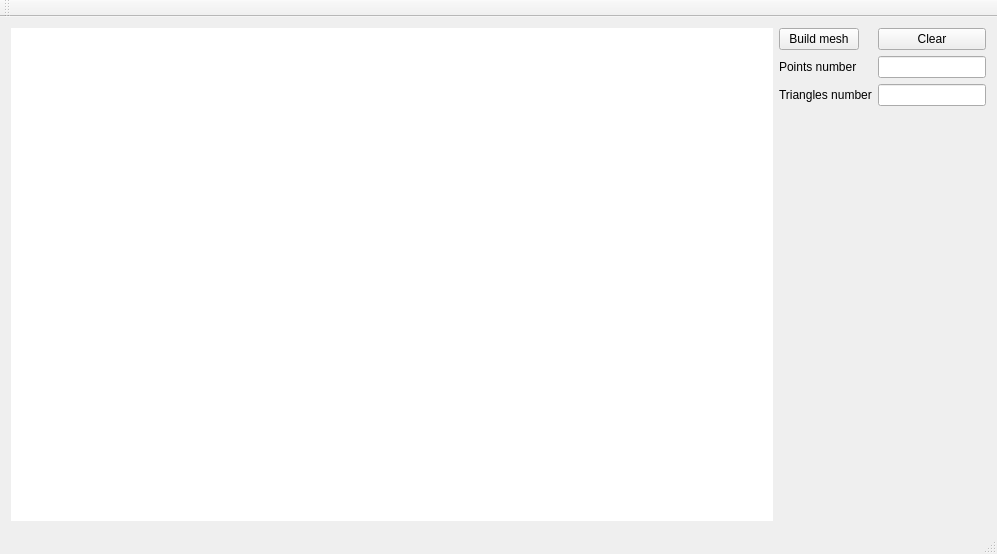
<?xml version="1.0" encoding="UTF-8"?>
<ui version="4.0">
 <class>MainWindow</class>
 <widget class="QMainWindow" name="MainWindow">
  <property name="geometry">
   <rect>
    <x>0</x>
    <y>0</y>
    <width>997</width>
    <height>554</height>
   </rect>
  </property>
  <property name="windowTitle">
   <string>MainWindow</string>
  </property>
  <widget class="QWidget" name="centralWidget">
   <layout class="QHBoxLayout" name="horizontalLayout">
    <item>
     <widget class="QGraphicsView" name="graphicsView">
      <property name="sizePolicy">
       <sizepolicy hsizetype="Expanding" vsizetype="Expanding">
        <horstretch>0</horstretch>
        <verstretch>0</verstretch>
       </sizepolicy>
      </property>
      <property name="cursor" stdset="0">
       <cursorShape>ArrowCursor</cursorShape>
      </property>
      <property name="focusPolicy">
       <enum>Qt::NoFocus</enum>
      </property>
      <property name="layoutDirection">
       <enum>Qt::LeftToRight</enum>
      </property>
      <property name="frameShape">
       <enum>QFrame::NoFrame</enum>
      </property>
      <property name="verticalScrollBarPolicy">
       <enum>Qt::ScrollBarAsNeeded</enum>
      </property>
      <property name="horizontalScrollBarPolicy">
       <enum>Qt::ScrollBarAsNeeded</enum>
      </property>
      <property name="sizeAdjustPolicy">
       <enum>QAbstractScrollArea::AdjustToContentsOnFirstShow</enum>
      </property>
      <property name="sceneRect">
       <rectf>
        <x>0.000000000000000</x>
        <y>0.000000000000000</y>
        <width>0.000000000000000</width>
        <height>0.000000000000000</height>
       </rectf>
      </property>
      <property name="dragMode">
       <enum>QGraphicsView::NoDrag</enum>
      </property>
      <property name="resizeAnchor">
       <enum>QGraphicsView::AnchorUnderMouse</enum>
      </property>
     </widget>
    </item>
    <item>
     <layout class="QFormLayout" name="formLayout">
      <item row="0" column="0">
       <widget class="QPushButton" name="buildMeshButton">
        <property name="sizePolicy">
         <sizepolicy hsizetype="Minimum" vsizetype="Maximum">
          <horstretch>0</horstretch>
          <verstretch>0</verstretch>
         </sizepolicy>
        </property>
        <property name="minimumSize">
         <size>
          <width>0</width>
          <height>0</height>
         </size>
        </property>
        <property name="text">
         <string>Build mesh</string>
        </property>
       </widget>
      </item>
      <item row="0" column="1">
       <widget class="QPushButton" name="clearButton">
        <property name="text">
         <string>Clear</string>
        </property>
       </widget>
      </item>
      <item row="1" column="1">
       <widget class="QLineEdit" name="pointsNumberLine">
        <property name="sizePolicy">
         <sizepolicy hsizetype="Minimum" vsizetype="Fixed">
          <horstretch>0</horstretch>
          <verstretch>0</verstretch>
         </sizepolicy>
        </property>
        <property name="readOnly">
         <bool>true</bool>
        </property>
       </widget>
      </item>
      <item row="1" column="0">
       <widget class="QLabel" name="label">
        <property name="text">
         <string>Points number</string>
        </property>
       </widget>
      </item>
      <item row="2" column="1">
       <widget class="QLineEdit" name="trianglesNumberLine">
        <property name="sizePolicy">
         <sizepolicy hsizetype="Minimum" vsizetype="Fixed">
          <horstretch>0</horstretch>
          <verstretch>0</verstretch>
         </sizepolicy>
        </property>
        <property name="readOnly">
         <bool>true</bool>
        </property>
       </widget>
      </item>
      <item row="2" column="0">
       <widget class="QLabel" name="label_2">
        <property name="text">
         <string>Triangles number</string>
        </property>
       </widget>
      </item>
     </layout>
    </item>
   </layout>
  </widget>
  <widget class="QMenuBar" name="menuBar">
   <property name="geometry">
    <rect>
     <x>0</x>
     <y>0</y>
     <width>997</width>
     <height>26</height>
    </rect>
   </property>
  </widget>
  <widget class="QToolBar" name="mainToolBar">
   <attribute name="toolBarArea">
    <enum>TopToolBarArea</enum>
   </attribute>
   <attribute name="toolBarBreak">
    <bool>false</bool>
   </attribute>
  </widget>
  <widget class="QStatusBar" name="statusBar"/>
 </widget>
 <layoutdefault spacing="6" margin="11"/>
 <resources/>
 <connections/>
</ui>
